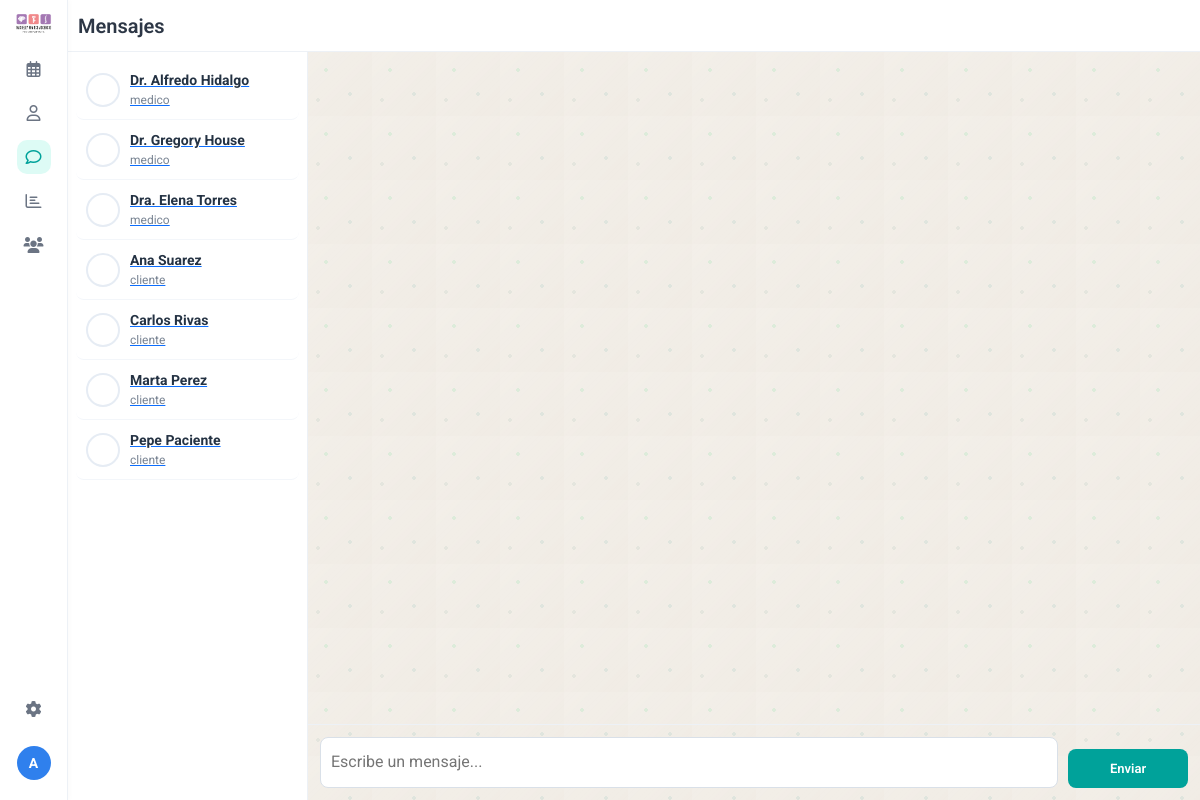
Page /dashboard/chat (signed in) on the committed database.
### tables this page shows
CREATE TABLE IF NOT EXISTS users (
    id INT AUTO_INCREMENT PRIMARY KEY,
    name VARCHAR(255) NOT NULL,
    email VARCHAR(255) NOT NULL UNIQUE,
    phone VARCHAR(40) DEFAULT NULL,
    role ENUM('admin','medico','cliente') NOT NULL DEFAULT 'cliente',
    password VARCHAR(255) NOT NULL,
    is_deleted TINYINT(1) NOT NULL DEFAULT 0,
    created_at TIMESTAMP DEFAULT CURRENT_TIMESTAMP
);

### app/controllers/Dashboard.php (called while the page is built, shortened)
<?php
class Dashboard extends Controller {
    private $chatModel;
    public function __construct(){
        $this->chatModel = $this->model('Chat');
    }
    public function chat(){
        $currentUserId = (int)$_SESSION['user_id'];
        $withUserId = isset($_GET['with']) ? (int)$_GET['with'] : 0;
        $contacts = $this->chatModel->getContacts($currentUserId);
        if($withUserId === 0 && count($contacts) > 0){
            $withUserId = (int)$contacts[0]->id;
        }
        $messages = $withUserId > 0 ? $this->chatModel->getConversation($currentUserId, $withUserId) : [];
        $data = $this->baseData('chat');
        $data['chat_contacts'] = $contacts;
        $data['chat_messages'] = $messages;
        $data['chat_with'] = $withUserId;
        $this->view('dashboard/index', $data);
    }
    private function baseData($section){
        $flash = $_SESSION['flash'] ?? '';
        return [
            'title' => 'Dashboard',
            'user_name' => $_SESSION['user_name'],
            'user_role' => $_SESSION['user_role'] ?? 'cliente',
            'section' => $section,
            'hide_navbar' => true,
            'layout_full' => true,
            'body_class' => 'crm-dashboard-body',
            'flash' => $flash
        ];
    }
}

### app/core/Core.php (called while the page is built, shortened)
<?php
class Core {
    protected $currentMethod = 'index';
    public function __construct(){
        $url = $this->getUrl();
        if(file_exists('app/controllers/' . ucwords($url[0] ?? '') . '.php')){
            unset($url[0]);
        }
        $this->currentController = new $this->currentController;
        if(isset($url[1])){
            if(method_exists($this->currentController, $url[1])){
                $this->currentMethod = $url[1];
                unset($url[1]);
            }
        }
        $this->params = $url ? array_values($url) : [];
        call_user_func_array([$this->currentController, $this->currentMethod], $this->params);
    }
    public function getUrl(){
        if(isset($_GET['url'])){
            $url = rtrim($_GET['url'], '/');
            $url = filter_var($url, FILTER_SANITIZE_URL);
            $url = explode('/', $url);
            return $url;
        }
        return [];
    }
}

### index.php (called while the page is built, shortened)
<?php
$init = new Core;

### app/core/Database.php (called while the page is built, shortened)
<?php
class Database {
    private $host = DB_HOST;
    private $user = DB_USER;
    private $pass = DB_PASS;
    private $dbname = DB_NAME;
    private $dbh;
    private $stmt;
    public function __construct(){
        $dsn = 'mysql:host=' . $this->host . ';dbname=' . $this->dbname;
        $options = array(
            PDO::ATTR_PERSISTENT => true,
            PDO::ATTR_ERRMODE => PDO::ERRMODE_EXCEPTION
        );
        try{
            $this->dbh = new PDO($dsn, $this->user, $this->pass, $options);
        } catch(PDOException $e){
            $this->error = $e->getMessage();
            echo $this->error;
            die();
        }
    }
    public function query($sql){
        $this->stmt = $this->dbh->prepare($sql);
    }
    public function bind($param, $value, $type = null){
        if(is_null($type)){
            switch(true){
                case is_int($value):
                    $type = PDO::PARAM_INT;
                    break;
            }
        }
        $this->stmt->bindValue($param, $value, $type);
    }
    public function execute(){
        return $this->stmt->execute();
    }
    public function resultSet(){
        $this->execute();
        return $this->stmt->fetchAll(PDO::FETCH_OBJ);
    }
}

### app/models/Chat.php (called while the page is built, shortened)
<?php
class Chat {
    private $db;
    public function __construct(){
        $this->db = new Database;
    }
    public function getContacts($currentUserId){
        $this->db->query('
            SELECT
                u.id,
                u.name,
                u.role,
                u.email,
                (
                    SELECT m.message
                    FROM chat_messages m
                    WHERE (m.sender_id = u.id AND m.receiver_id = :current_user_id)
                       OR (m.sender_id = :current_user_id AND m.receiver_id = u.id)
                    ORDER BY m.created_at DESC
                    LIMIT 1
                ) AS last_message
            FROM users u
            WHERE u.id != :current_user_id
            ORDER BY u.role, u.name
        ');
        $this->db->bind(':current_user_id', (int)$currentUserId);
        return $this->db->resultSet();
    }
    public function getConversation($currentUserId, $withUserId){
        $this->db->query('
            SELECT
                m.*,
                sender.name AS sender_name
            FROM chat_messages m
            INNER JOIN users sender ON sender.id = m.sender_id
            WHERE
                (m.sender_id = :current_user_id AND m.receiver_id = :with_user_id)
                OR
                (m.sender_id = :with_user_id AND m.receiver_id = :current_user_id)
            ORDER BY m.created_at ASC
        ');
        $this->db->bind(':current_user_id', (int)$currentUserId);
        $this->db->bind(':with_user_id', (int)$withUserId);
        return $this->db->resultSet();
    }
}

### app/views/dashboard/index.php (the view, shortened to what this page needs)
<?php require APPROOT . '/views/inc/header.php'; ?>
<?php $section = $data['section'] ?? 'calendar'; ?>
<div class="crm-calendar-shell">
    <nav class="icon-sidebar">
        <div class="brand-icon">
            <img src="<?php echo URLROOT; ?>/img/logo.png" alt="Logo">
        </div>
        <a href="<?php echo URLROOT; ?>/dashboard/calendar" class="nav-icon <?php echo $section === 'calendar' ? 'active' : ''; ?>"><i class="far fa-calendar-alt"></i></a>
        <a href="<?php echo URLROOT; ?>/dashboard/doctors" class="nav-icon <?php echo $section === 'doctors' ? 'active' : ''; ?>"><i class="far fa-user"></i></a>
        <a href="<?php echo URLROOT; ?>/dashboard/chat" class="nav-icon <?php echo $section === 'chat' ? 'active' : ''; ?>"><i class="far fa-comment"></i></a>
        <a href="<?php echo URLROOT; ?>/dashboard/panel" class="nav-icon <?php echo $section === 'panel' ? 'active' : ''; ?>"><i class="far fa-chart-bar"></i></a>
        <a href="<?php echo URLROOT; ?>/dashboard/users" class="nav-icon <?php echo $section === 'users' ? 'active' : ''; ?>"><i class="fas fa-users"></i></a>
        <div class="bottom-actions">
            <a href="<?php echo URLROOT; ?>/dashboard/settings" class="nav-icon <?php echo $section === 'settings' ? 'active' : ''; ?>"><i class="fas fa-cog"></i></a>
            <a href="<?php echo URLROOT; ?>/dashboard/profile" class="user-avatar user-avatar-link <?php echo $section === 'profile' ? 'active' : ''; ?>"><?php echo strtoupper(substr($data['user_name'], 0, 1)); ?></a>
        </div>
    </nav>
    <main class="main-view">
        <?php if ($section === 'calendar') : ?>
        <header class="toolbar">
            <div class="tol-left">
                <button id="crm-today" class="btn-outline">Esta semana</button>
                <button id="crm-prev" class="inline-nav">❮</button>
                <button id="crm-next" class="inline-nav">❯</button>
                <div class="date-title"><span id="crm-title">14 - 20 Marzo</span></div>
            </div>
            <div class="tol-right">
                <div class="search-box"><i class="fas fa-search"></i><input type="text" placeholder="Buscar paciente"></div>
                <select class="btn-outline"><option>Semana</option><option>Día</option><option>Mes</option></select>
                <span class="more-dot">⋮</span>
            </div>
        </header>
        <section id="calendar" class="crm-fc"></section>
        <?php if (!empty($data['can_schedule'])) : ?>
            <div id="calendar-modal" class="calendar-modal-overlay">
                <div class="calendar-modal-card">
                    <div class="calendar-modal-head">
                        <h3>Agendar cita</h3>
                        <button type="button" id="calendar-modal-close" class="calendar-modal-close">×</button>
                    </div>
                    <form action="<?php echo URLROOT; ?>/dashboard/calendar" method="post" class="calendar-modal-form">
                        <input type="hidden" name="create_appointment" value="1">
                        <input type="hidden" name="appointment_id" id="modal-appointment-id" value="0">
                        <input type="hidden" name="appointment_action" id="modal-appointment-action" value="save">
                        <label>Título</label>
                        <input type="text" name="title" id="modal-title" value="Nueva cita" required>
                        <label>Médico</label>
                        <select name="doctor_id" required>
                            <?php foreach (($data['doctors'] ?? []) as $doctorItem) : ?>
                                <option value="<?php echo (int)$doctorItem->id; ?>"><?php echo htmlspecialchars($doctorItem->name); ?></option>
                            <?php endforeach; ?>
                        </select>
                        <label>Cliente</label>
                        <select name="patient_id" required>
                            <?php foreach (($data['clients'] ?? []) as $clientItem) : ?>
                                <option value="<?php echo (int)$clientItem->id; ?>"><?php echo htmlspecialchars($clientItem->name); ?></option>
                            <?php endforeach; ?>
                        </select>
                        <label>Desde</label>
                        <input type="datetime-local" name="start_date" id="modal-start-date" required>
                        <label>Hasta</label>
                        <input type="datetime-local" name="end_date" id="modal-end-date" required>
                        <label>Número de contacto</label>
                        <input type="text" name="contact_phone" id="modal-contact-phone" placeholder="+57 300 000 0000">
                        <label>Descripción</label>
                        <textarea name="description" id="modal-description" placeholder="Detalle de la cita"></textarea>
                        <div class="calendar-modal-actions">
                            <button type="button" id="calendar-modal-delete" class="btn-chat">Eliminar</button>
                            <button type="submit" id="calendar-modal-save" class="btn-configurar">Guardar cita</button>
                        </div>
                    </form>
                </div>
            </div>
        <?php endif; ?>
        <?php elseif ($section === 'chat') : ?>
        <header class="toolbar">
            <div class="tol-left"><div class="date-title"><span>Mensajes</span></div></div>
        </header>
        <section class="crm-content chat-reference">
            <aside class="chat-list ref">
                <?php
                    $chatAvatars = [
                        URLROOT . '/../img/doctor1.png',
                        URLROOT . '/../img/doctor2.png',
                        URLROOT . '/../img/doctor3.png',
                        URLROOT . '/../img/doctor4.png'
                    ];
                ?>
                <?php foreach (($data['chat_contacts'] ?? []) as $contact) : ?>
                    <a class="chat-item" href="<?php echo URLROOT; ?>/dashboard/chat?with=<?php echo (int)$contact->id; ?>">
                        <div class="chat-avatar-photo" style="background-image:url('<?php echo $chatAvatars[$contact->id % count($chatAvatars)]; ?>')"></div>
                        <div class="chat-meta">
                            <div class="chat-name"><?php echo htmlspecialchars($contact->name); ?></div>
                            <div class="chat-last"><?php echo htmlspecialchars($contact->last_message ?? $contact->role); ?></div>
                        </div>
                    </a>
                <?php endforeach; ?>
            </aside>
            <?php if (!empty($data['chat_with'])) : ?>
                <div class="chat-window-live">
                    <div class="chat-messages">
                    </div>
                    <form class="chat-send-form" action="<?php echo URLROOT; ?>/dashboard/chat" method="post">
                        <input type="text" name="message" placeholder="Escribe un mensaje..." required>
                        <button type="submit" class="btn-configurar">Enviar</button>
                    </form>
                </div>
            <?php endif; ?>
        </section>
        <?php endif; ?>
    </main>
</div>
<?php require APPROOT . '/views/inc/footer.php'; ?>

### app/core/Controller.php (shortened to what this page needs)
<?php
class Controller {
    public function model($model){
        return new $model();
    }
    public function view($view, $data = []){
        if(file_exists('app/views/' . $view . '.php')){
            require_once 'app/views/' . $view . '.php';
        } else {
            die('View does not exist');
        }
    }
}

### app/views/inc/header.php (shortened to what this page needs)
<!DOCTYPE html>
<html lang="en">
<head>
    <link href="https://cdn.jsdelivr.net/npm/bootstrap@5.1.3/dist/css/bootstrap.min.css" rel="stylesheet">
    <link rel="stylesheet" href="https://cdnjs.cloudflare.com/ajax/libs/font-awesome/6.0.0/css/all.min.css">
    <link href='https://cdn.jsdelivr.net/npm/fullcalendar@5.11.0/main.min.css' rel='stylesheet' />
    <link rel="stylesheet" href="<?php echo URLROOT; ?>/css/style.css">
</head>
<body class="<?php echo isset($data['body_class']) ? $data['body_class'] : ''; ?>">

### app/views/inc/footer.php (shortened to what this page needs)
</body>
</html>

### rows in the picture
users: name "Dr. Alfredo Hidalgo", role "medico"
users: name "Dr. Gregory House", role "medico"
users: name "Dra. Elena Torres", role "medico"
users: name "Ana Suarez", role "cliente"
users: name "Carlos Rivas", role "cliente"
users: name "Marta Perez", role "cliente"
users: name "Pepe Paciente", role "cliente"

### other values in the picture
substr($data['user_name'], 0, 1) "A"
